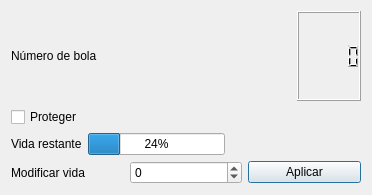
<?xml version="1.0" encoding="UTF-8"?>
<ui version="4.0">
 <class>WidgetVitalizar</class>
 <widget class="QDialog" name="WidgetVitalizar">
  <property name="geometry">
   <rect>
    <x>0</x>
    <y>0</y>
    <width>372</width>
    <height>195</height>
   </rect>
  </property>
  <property name="windowTitle">
   <string>Dialog</string>
  </property>
  <layout class="QVBoxLayout" name="verticalLayout">
   <item>
    <layout class="QHBoxLayout" name="horizontalLayout">
     <item>
      <widget class="QLabel" name="label">
       <property name="text">
        <string>Número de bola </string>
       </property>
      </widget>
     </item>
     <item>
      <spacer name="horizontalSpacer">
       <property name="orientation">
        <enum>Qt::Horizontal</enum>
       </property>
       <property name="sizeHint" stdset="0">
        <size>
         <width>68</width>
         <height>20</height>
        </size>
       </property>
      </spacer>
     </item>
     <item>
      <widget class="QLCDNumber" name="lcdBola"/>
     </item>
    </layout>
   </item>
   <item>
    <layout class="QHBoxLayout" name="horizontalLayout_2">
     <item>
      <widget class="QCheckBox" name="checkProteger">
       <property name="text">
        <string>Proteger</string>
       </property>
      </widget>
     </item>
     <item>
      <spacer name="horizontalSpacer_2">
       <property name="orientation">
        <enum>Qt::Horizontal</enum>
       </property>
       <property name="sizeHint" stdset="0">
        <size>
         <width>158</width>
         <height>20</height>
        </size>
       </property>
      </spacer>
     </item>
    </layout>
   </item>
   <item>
    <layout class="QHBoxLayout" name="horizontalLayout_3">
     <item>
      <widget class="QLabel" name="label_2">
       <property name="text">
        <string>Vida restante</string>
       </property>
      </widget>
     </item>
     <item>
      <widget class="QProgressBar" name="vidaProgress">
       <property name="value">
        <number>24</number>
       </property>
      </widget>
     </item>
     <item>
      <spacer name="horizontalSpacer_3">
       <property name="orientation">
        <enum>Qt::Horizontal</enum>
       </property>
       <property name="sizeHint" stdset="0">
        <size>
         <width>40</width>
         <height>20</height>
        </size>
       </property>
      </spacer>
     </item>
    </layout>
   </item>
   <item>
    <layout class="QHBoxLayout" name="horizontalLayout_4">
     <item>
      <widget class="QLabel" name="label_3">
       <property name="text">
        <string>Modificar vida</string>
       </property>
      </widget>
     </item>
     <item>
      <widget class="QSpinBox" name="spinBoxVida">
       <property name="minimum">
        <number>-5</number>
       </property>
       <property name="maximum">
        <number>5</number>
       </property>
      </widget>
     </item>
     <item>
      <widget class="QPushButton" name="buttonAplicar">
       <property name="text">
        <string>Aplicar</string>
       </property>
      </widget>
     </item>
    </layout>
   </item>
  </layout>
 </widget>
 <resources/>
 <connections/>
</ui>
